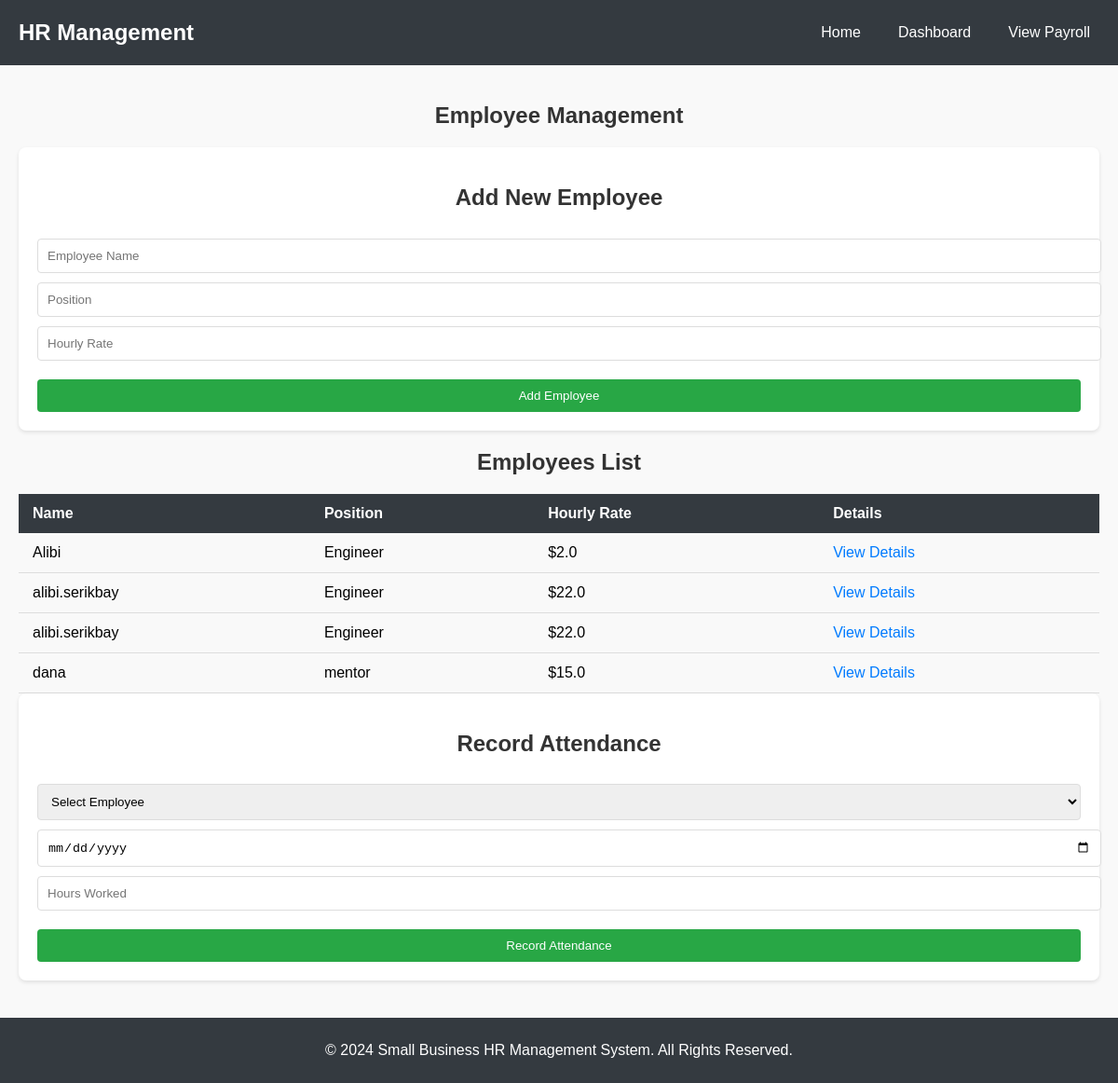
The page / on the database its author committed.
### tables this page shows
CREATE TABLE employees (
            id INTEGER PRIMARY KEY AUTOINCREMENT,
            name TEXT NOT NULL,
            position TEXT NOT NULL,
            hourly_rate REAL NOT NULL
        );

### main.py (the view)
@app.get("/", response_class=HTMLResponse)
async def read_root(request: Request):
    conn = sqlite3.connect('hr_management.db')
    cursor = conn.cursor()
    cursor.execute("SELECT * FROM employees")
    employees = cursor.fetchall()
    conn.close()
    return templates.TemplateResponse("index.html", {"request": request, "employees": employees})

### templates/index.html (shortened to what this page needs)
<!DOCTYPE html>
<html lang="en">
<head>
    <link rel="stylesheet" href="/static/styles.css">
</head>
<body>
    <header>
        <nav class="navbar">
            <div class="logo">HR Management</div>
            <ul class="nav-links">
                <li><a href="/">Home</a></li>
                <li><a href="/dashboard">Dashboard</a></li>
                <li><a href="/payroll">View Payroll</a></li>
            </ul>
        </nav>
    </header>
    <main>
        <section class="employee-section">
            <h1>Employee Management</h1>
            <div class="form-container">
                <h2>Add New Employee</h2>
                <form action="/add_employee" method="post">
                    <input type="text" name="name" placeholder="Employee Name" required>
                    <input type="text" name="position" placeholder="Position" required>
                    <input type="number" name="hourly_rate" placeholder="Hourly Rate" required step="0.01">
                    <button type="submit">Add Employee</button>
                </form>
            </div>
            <h2>Employees List</h2>
            <table class="styled-table">
                <thead>
                    <tr>
                        <th>Name</th>
                        <th>Position</th>
                        <th>Hourly Rate</th>
                        <th>Details</th>
                    </tr>
                </thead>
                <tbody>
                    {% for employee in employees %}
                    <tr>
                        <td>{{ employee[1] }}</td>
                        <td>{{ employee[2] }}</td>
                        <td>${{ employee[3] }}</td>
                        <td><a href="/employee/{{ employee[0] }}" class="details-link">View Details</a></td>
                    </tr>
                    {% endfor %}
                </tbody>
            </table>
            <div class="form-container">
                <h2>Record Attendance</h2>
                <form action="/add_attendance" method="post">
                    <select name="employee_id" required>
                        <option value="" disabled selected>Select Employee</option>
                    </select>
                    <input type="date" name="date" required>
                    <input type="number" name="hours_worked" placeholder="Hours Worked" required step="0.01">
                    <button type="submit">Record Attendance</button>
                </form>
            </div>
        </section>
    </main>
    <footer>
        <p>&copy; 2024 Small Business HR Management System. All Rights Reserved.</p>
    </footer>
</body>
</html>

### static/styles.css (style rules this page uses)
body { font-family: 'Arial', sans-serif; margin: 0; padding: 0; background-color: #f9f9f9; }
h1, h2 { color: #333; font-weight: bold; text-align: center; }
main { padding: 20px; min-height: 100vh; }
.navbar { background-color: #343a40; color: #fff; padding: 10px 20px; display: flex; justify-content: space-between; align-items: center; }
.logo { font-size: 1.5em; font-weight: bold; }
.nav-links { list-style: none; display: flex; gap: 20px; }
.nav-links li { display: inline; }
.nav-links a { color: #fff; text-decoration: none; padding: 5px 10px; }
.form-container { background-color: #fff; padding: 20px; border-radius: 8px; box-shadow: 0 2px 4px rgba(0, 0, 0, 0.1); margin-bottom: 20px; }
input, select, button { width: 100%; padding: 10px; margin-top: 10px; border-radius: 4px; border: 1px solid #ddd; }
button { background-color: #28a745; color: #fff; border: none; cursor: pointer; margin-top: 20px; }
.styled-table { width: 100%; border-collapse: collapse; margin-top: 20px; }
.styled-table th, .styled-table td { padding: 12px 15px; text-align: left; }
.styled-table th { background-color: #343a40; color: #fff; }
.styled-table tbody tr { border-bottom: 1px solid #ddd; }
.details-link { color: #007bff; text-decoration: none; }
footer { background-color: #343a40; color: white; text-align: center; padding: 10px 0; position: relative; width: 100%; bottom: 0; }

### rows shown on the page
employees: name "Alibi", position "Engineer", hourly_rate "2.0"
employees: name "alibi.serikbay", position "Engineer", hourly_rate "22.0"
employees: name "alibi.serikbay", position "Engineer", hourly_rate "22.0"
employees: name "dana", position "mentor", hourly_rate "15.0"
